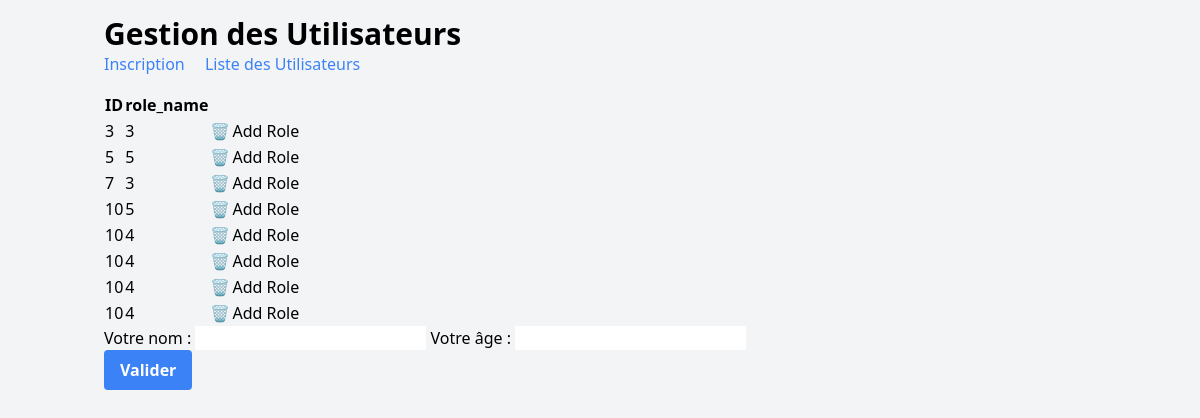
The page /user_role.php on the database its author committed.
### tables this page shows
CREATE TABLE IF NOT EXISTS `user_role` (
  `user_id` int DEFAULT NULL,
  `role_id` int DEFAULT NULL
);

### user_role.php (the view, shortened to what this page needs)
<?php
require_once 'config.php';
$sql = "SELECT user_id,role_id FROM user_role ";
$result = $conn->query($sql);
?>
<?php if ($result->num_rows > 0) : ?>
    <table>
        <tr>
            <th>ID</th>
            <th>role_name</th>
        </tr>
        <?php while ($row = $result->fetch_assoc()) : ?>
            <tr>
                <td><?php echo $row['user_id'] ?> </td>
                <td><?= $row['role_id'] ?></td>
                <td>
                    <a href="delete_role.php?role_id=<?= $row['role_id'] ?>">🗑️</a>
            </td>
            <td>
                    <a href="add_role.php?role_id=<?= $row['role_id'] ?>"> Add Role </a>
            </td>
            </tr>
        <?php endwhile ?>
    </table>
<form action="action.php" method="post">
   <label>Votre nom :</label>
   <input name="nom" id="nom" type="text" />
   <label>Votre âge :</label>
   <input name="age" id="age" type="number" /></p>
   <button type="submit">Valider</button>
</form>
<?php else : ?>
    <p> pas de resultat </p>
<?php endif;
require 'layout.php';

### rows shown on the page
user_role: user "3", role "3"
user_role: user "5", role "5"
user_role: user "7", role "3"
user_role: user "10", role "5"
user_role: user "10", role "4"
user_role: user "10", role "4"
user_role: user "10", role "4"
user_role: user "10", role "4"
